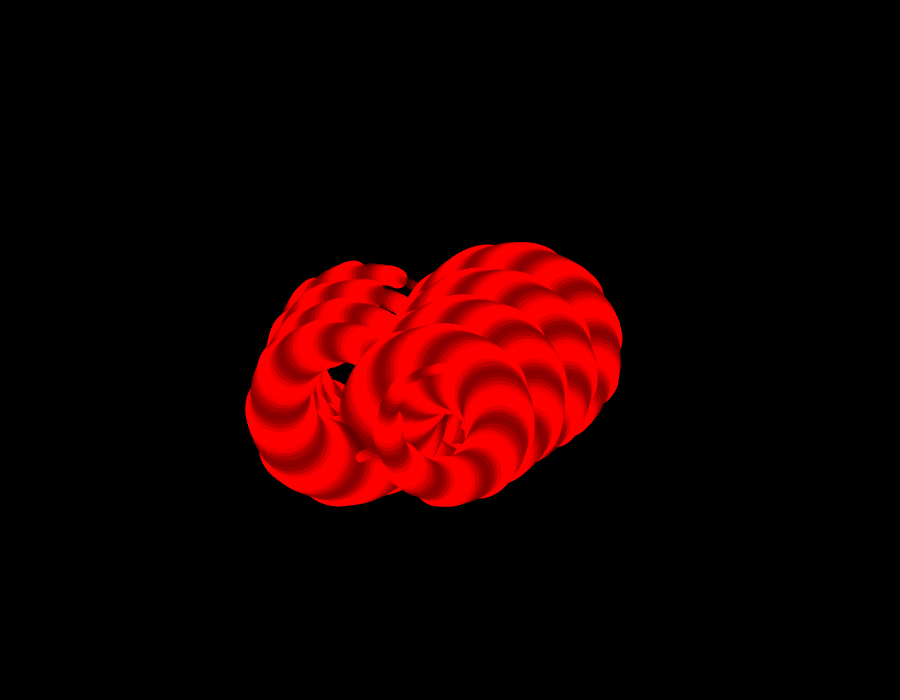
Frame 1 (no input)
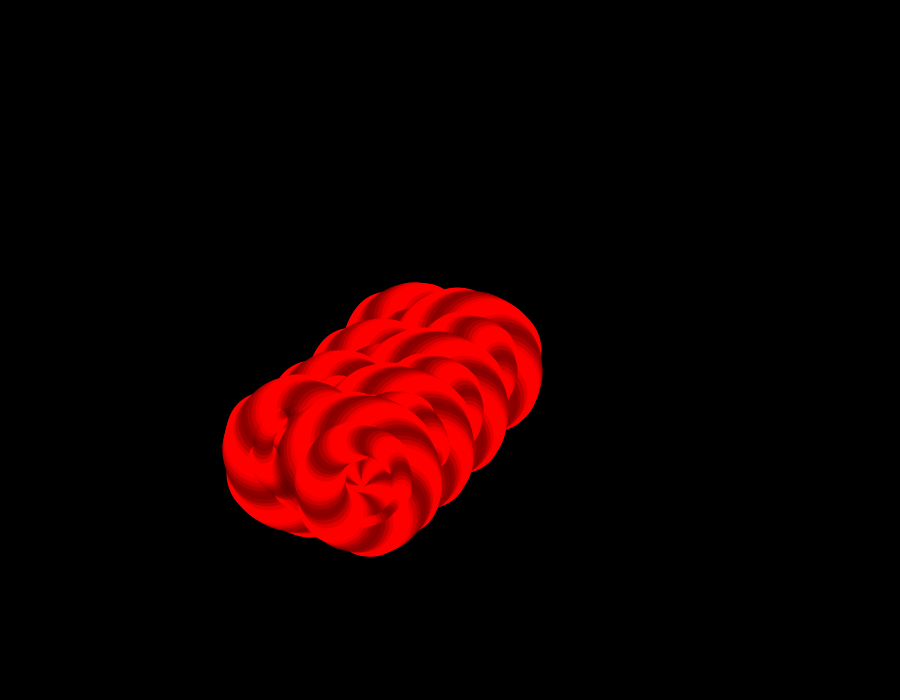
Frame 60 (the mouse pressed at the canvas centre just before this capture)
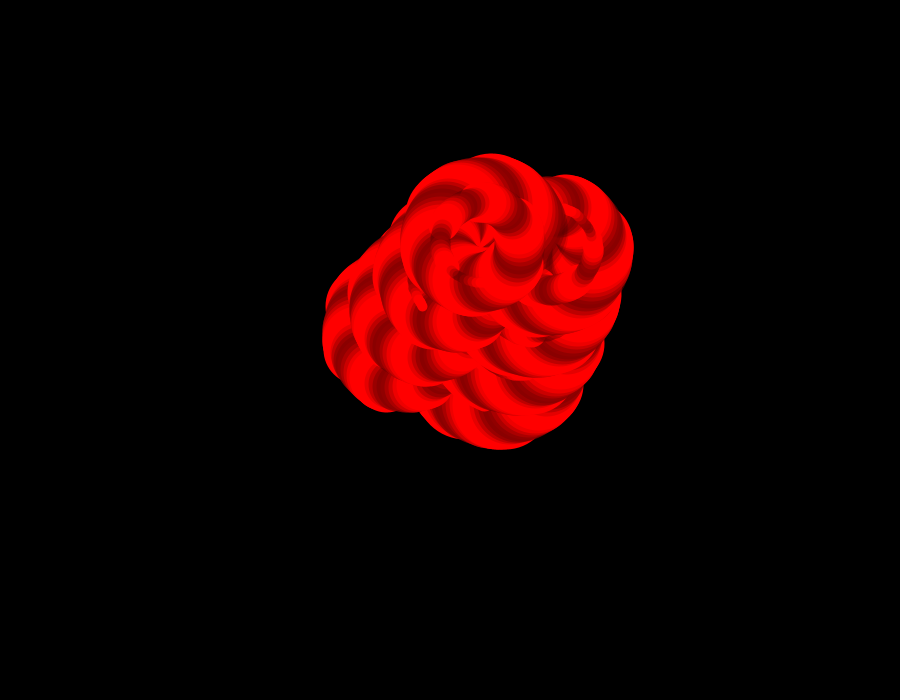
Frame 120 (the mouse held since frame 60 and released just before this capture)

The Processing sketch that drew these frames (run headless with seeded random() and noise(); from frame 60 on, the mouse is pressed at the canvas centre):

// Processing sketch: processing_14225
// ── processing_14225.pde

float inc = 0.0;

void setup(){
  size(900,700);
  noStroke();
  smooth();
  frameRate(24);
}

void draw(){
background(0);
tenacle(width/2,height/2,-4,.01);
tenacle(width/2,height/2,4,.01);
tenacle(width/2,height/2,-4,.02);
tenacle(width/2,height/2,4,.02);
tenacle(width/2,height/2,-4,.03);
tenacle(width/2,height/2,4,.03);
tenacle(width/2,height/2,-4,.04);
tenacle(width/2,height/2,4,.04);
}

void tenacle(int x, int y, int seg, float incr){
  inc+=incr;
  float angle = sin(inc*1.2)/10.0+cos(inc*1.7)/20.0;
  pushMatrix();
  translate(x,y);
  for(int i = 100;i>0;i-=10){
    for(int j=0;j<=300;j+=30){
    stroke(j,0,0,j);
    strokeWeight(i);
    line(0,0,0,-seg);
    translate(0,-seg);
    rotate(angle);
    }
  }
  popMatrix();
  rotate(.4*angle);
  
}
